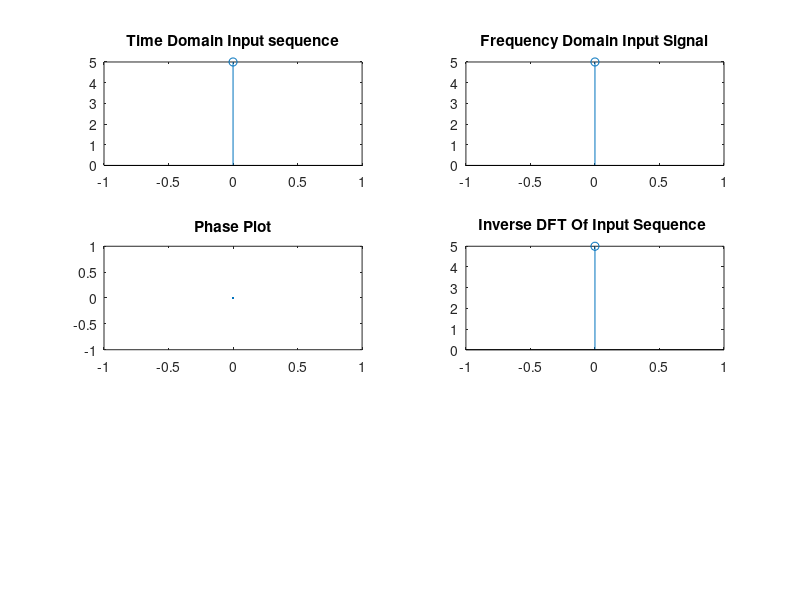

Source code (MATLAB):

clc;
clear all;
x=input("Enter a sequence: ");
N=length(x);
t=0:N-1;
x1=fft(x);
subplot(3,2,1);
stem(t,x);
title("Time Domain Input sequence");

subplot(3,2,2);
stem(t,real(x1));
title("Frequency Domain Input Signal");

subplot(3,2,3);
plot(t,angle(x1));
title("Phase Plot");

y=ifft(x1);
subplot(3,2,4);
stem(t,real(y));
title("Inverse DFT Of Input Sequence "); 


